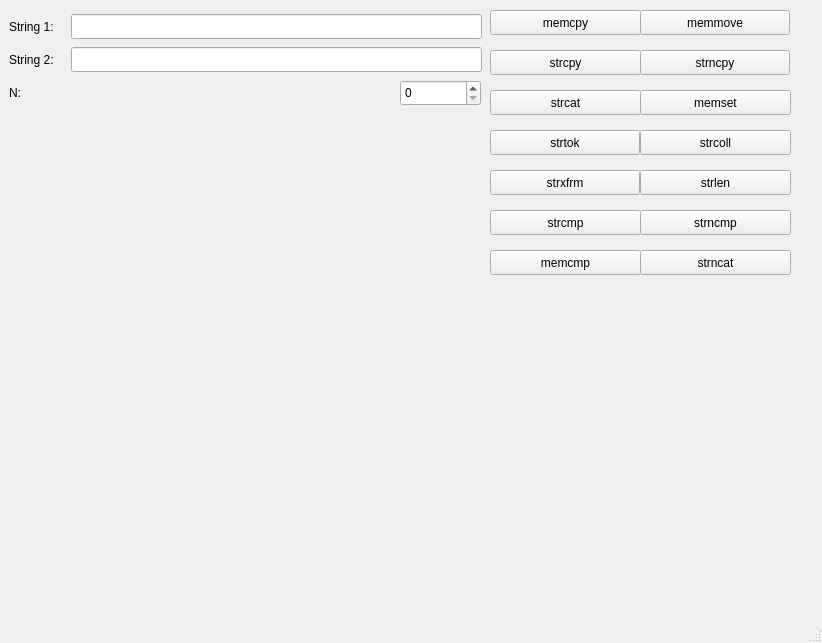
<?xml version="1.0" encoding="UTF-8"?>
<ui version="4.0">
 <class>MainWindow</class>
 <widget class="QMainWindow" name="MainWindow">
  <property name="geometry">
   <rect>
    <x>0</x>
    <y>0</y>
    <width>822</width>
    <height>643</height>
   </rect>
  </property>
  <property name="windowTitle">
   <string>MainWindow</string>
  </property>
  <property name="styleSheet">
   <string notr="true"/>
  </property>
  <widget class="QWidget" name="centralwidget">
   <widget class="QPushButton" name="button_strlen">
    <property name="geometry">
     <rect>
      <x>640</x>
      <y>170</y>
      <width>151</width>
      <height>25</height>
     </rect>
    </property>
    <property name="text">
     <string>strlen</string>
    </property>
   </widget>
   <widget class="QPushButton" name="button_memmove">
    <property name="geometry">
     <rect>
      <x>640</x>
      <y>10</y>
      <width>150</width>
      <height>25</height>
     </rect>
    </property>
    <property name="text">
     <string>memmove</string>
    </property>
   </widget>
   <widget class="QPushButton" name="button_strcpy">
    <property name="geometry">
     <rect>
      <x>490</x>
      <y>50</y>
      <width>151</width>
      <height>25</height>
     </rect>
    </property>
    <property name="text">
     <string>strcpy</string>
    </property>
   </widget>
   <widget class="QPushButton" name="button_strncpy">
    <property name="geometry">
     <rect>
      <x>640</x>
      <y>50</y>
      <width>150</width>
      <height>25</height>
     </rect>
    </property>
    <property name="text">
     <string>strncpy</string>
    </property>
   </widget>
   <widget class="QPushButton" name="button_memset">
    <property name="geometry">
     <rect>
      <x>640</x>
      <y>90</y>
      <width>151</width>
      <height>25</height>
     </rect>
    </property>
    <property name="text">
     <string>memset</string>
    </property>
   </widget>
   <widget class="QPushButton" name="button_strtok">
    <property name="geometry">
     <rect>
      <x>490</x>
      <y>130</y>
      <width>150</width>
      <height>25</height>
     </rect>
    </property>
    <property name="text">
     <string>strtok</string>
    </property>
   </widget>
   <widget class="QPushButton" name="button_memcpy">
    <property name="geometry">
     <rect>
      <x>490</x>
      <y>10</y>
      <width>151</width>
      <height>25</height>
     </rect>
    </property>
    <property name="text">
     <string>memcpy</string>
    </property>
   </widget>
   <widget class="QPushButton" name="button_strcat">
    <property name="geometry">
     <rect>
      <x>490</x>
      <y>90</y>
      <width>151</width>
      <height>25</height>
     </rect>
    </property>
    <property name="text">
     <string>strcat</string>
    </property>
   </widget>
   <widget class="QPushButton" name="button_strxfrm">
    <property name="geometry">
     <rect>
      <x>490</x>
      <y>170</y>
      <width>150</width>
      <height>25</height>
     </rect>
    </property>
    <property name="text">
     <string>strxfrm</string>
    </property>
   </widget>
   <widget class="QPushButton" name="button_strcoll">
    <property name="geometry">
     <rect>
      <x>640</x>
      <y>130</y>
      <width>151</width>
      <height>25</height>
     </rect>
    </property>
    <property name="text">
     <string>strcoll</string>
    </property>
   </widget>
   <widget class="QPushButton" name="button_strncat">
    <property name="geometry">
     <rect>
      <x>640</x>
      <y>250</y>
      <width>151</width>
      <height>25</height>
     </rect>
    </property>
    <property name="text">
     <string>strncat</string>
    </property>
   </widget>
   <widget class="QPushButton" name="button_strncmp">
    <property name="geometry">
     <rect>
      <x>640</x>
      <y>210</y>
      <width>151</width>
      <height>25</height>
     </rect>
    </property>
    <property name="text">
     <string>strncmp</string>
    </property>
   </widget>
   <widget class="QPushButton" name="button_strcmp">
    <property name="geometry">
     <rect>
      <x>490</x>
      <y>210</y>
      <width>151</width>
      <height>25</height>
     </rect>
    </property>
    <property name="text">
     <string>strcmp</string>
    </property>
   </widget>
   <widget class="QPushButton" name="button_memcmp">
    <property name="geometry">
     <rect>
      <x>490</x>
      <y>250</y>
      <width>151</width>
      <height>25</height>
     </rect>
    </property>
    <property name="text">
     <string>memcmp</string>
    </property>
   </widget>
   <widget class="QLineEdit" name="ln_str1">
    <property name="geometry">
     <rect>
      <x>71</x>
      <y>14</y>
      <width>411</width>
      <height>25</height>
     </rect>
    </property>
   </widget>
   <widget class="QLineEdit" name="ln_str2">
    <property name="geometry">
     <rect>
      <x>71</x>
      <y>47</y>
      <width>411</width>
      <height>25</height>
     </rect>
    </property>
   </widget>
   <widget class="QLabel" name="label">
    <property name="geometry">
     <rect>
      <x>9</x>
      <y>14</y>
      <width>56</width>
      <height>25</height>
     </rect>
    </property>
    <property name="text">
     <string>String 1:</string>
    </property>
   </widget>
   <widget class="QLabel" name="label_2">
    <property name="geometry">
     <rect>
      <x>9</x>
      <y>47</y>
      <width>56</width>
      <height>25</height>
     </rect>
    </property>
    <property name="text">
     <string>String 2:</string>
    </property>
   </widget>
   <widget class="QLabel" name="label_3">
    <property name="geometry">
     <rect>
      <x>9</x>
      <y>80</y>
      <width>385</width>
      <height>26</height>
     </rect>
    </property>
    <property name="text">
     <string>N:</string>
    </property>
   </widget>
   <widget class="QSpinBox" name="spb_N">
    <property name="geometry">
     <rect>
      <x>400</x>
      <y>80</y>
      <width>81</width>
      <height>26</height>
     </rect>
    </property>
   </widget>
   <widget class="QLabel" name="ln_ans">
    <property name="geometry">
     <rect>
      <x>10</x>
      <y>110</y>
      <width>471</width>
      <height>17</height>
     </rect>
    </property>
    <property name="text">
     <string/>
    </property>
   </widget>
  </widget>
  <widget class="QMenuBar" name="menubar">
   <property name="geometry">
    <rect>
     <x>0</x>
     <y>0</y>
     <width>822</width>
     <height>22</height>
    </rect>
   </property>
  </widget>
  <widget class="QStatusBar" name="statusbar"/>
 </widget>
 <resources/>
 <connections/>
</ui>
